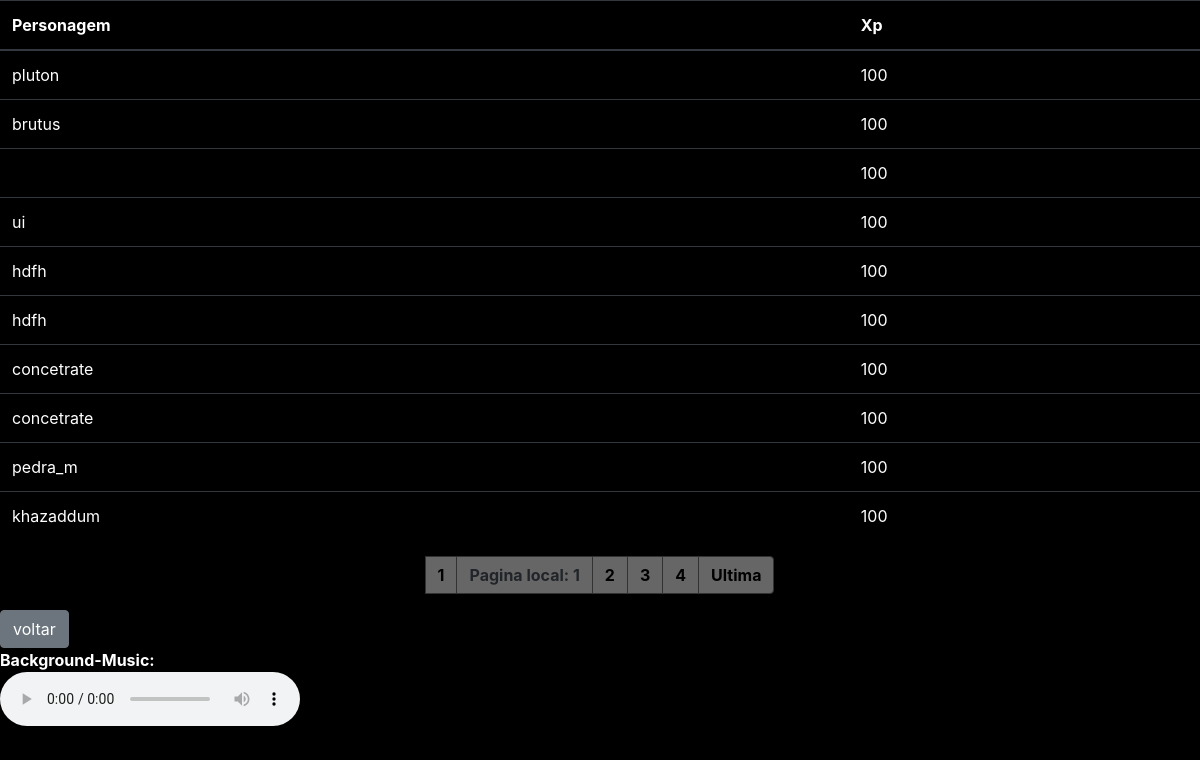
The app's page /menus/static/key_4732.php with its own data.
### tables this page shows
CREATE TABLE IF NOT EXISTS `fichasuno` (
  `ficha_id` bigint(20) UNSIGNED NOT NULL AUTO_INCREMENT,
  `ficha_nome` char(22) DEFAULT NULL,
  `ficha_Race` char(250) DEFAULT NULL,
  `ficha_Class` char(250) DEFAULT NULL,
  `ficha_Sclass` char(250) DEFAULT NULL,
  `ficha_ATK` int(11) DEFAULT NULL,
  `ficha_DEF` int(11) DEFAULT NULL,
  `ficha_PW` int(11) DEFAULT NULL,
  `ficha_HP` int(11) DEFAULT NULL,
  `ficha_MP` int(11) DEFAULT NULL,
  `ficha_hp_MAX` int(11) DEFAULT NULL,
  `ficha_mp_MAX` int(11) DEFAULT NULL,
  `ficha_XP` int(11) DEFAULT NULL,
  `ficha_LV` int(11) DEFAULT NULL,
  `ficha_Const` int(11) DEFAULT NULL,
  `ficha_CHA` int(11) DEFAULT NULL,
  `ficha_Fr` int(11) DEFAULT NULL,
  `ficha_Vel` int(11) DEFAULT NULL,
  `ficha_Int` int(11) DEFAULT NULL,
  `ficha_Sorte` int(11) DEFAULT NULL,
  `ficha_DONO` char(22) DEFAULT NULL,
  PRIMARY KEY (`ficha_id`),
  UNIQUE KEY `ficha_id` (`ficha_id`)
);

### menus/static/key_4732.php (the view, shortened to what this page needs)
<?php
include('../../login-cadastro/db/conexao.php');
?>
<!DOCTYPE html>
<html lang="pt-br">
  <head>
           <link rel="stylesheet" href="../../home/View/css/key_23.css">
           <link rel="stylesheet" href="https://maxcdn.bootstrapcdn.com/bootstrap/4.0.0/css/bootstrap.min.css">
  </head>
  <body>
<div class="container-show">
<table class="table table-dark">
  <thead>
    <tr>
      <th scope="col">Personagem</th>
      <th scope="col">Xp</th>
    </tr>
  </thead>
  <tbody>
  <?php
    $pagina_atual = filter_input(INPUT_GET,'pagina', FILTER_SANITIZE_NUMBER_INT);
    $pagina = (!empty($pagina_atual)) ? $pagina_atual : 1;
    $qnt_result_pg = 10;
    $inicio = ($qnt_result_pg * $pagina) - $qnt_result_pg;
$stmt = $pdo-> prepare( "SELECT * FROM fichasuno  order by ficha_id  desc LIMIT $qnt_result_pg OFFSET $inicio ");
$stmt-> execute();
$result = $stmt-> fetchAll( PDO::FETCH_ASSOC );
foreach($result  as  $value ) {
           echo "<tr>";
          echo "<td scope='row'>".$value['ficha_nome']."</td>";
             echo "<td scope='col'>".$value['ficha_XP']."</td>";
      echo "</tr>";
}
  echo "</tbody>";
echo "</table>";
 $result_pg= $pdo-> prepare( "SELECT COUNT(*) AS num_result FROM fichasuno   order by ficha_id ");
$result_pg-> execute();
$resultado_pg = $result_pg-> fetchAll( PDO::FETCH_ASSOC );
foreach($resultado_pg as   $row_pg ) {
    $quantidade_pg = ceil($row_pg['num_result'] / $qnt_result_pg);
    $max_links = 3;
       echo "<nav aria-label='Page navigation example'>";
        echo "<ul class='pagination justify-content-center'>";
     echo " <a href='key_4732.php?pagina=1'class='page-link' aria-label='Goto page 1'>1</a>";
    echo "<li class='page-item'><a class='page-link' aria-current='page'>Pagina local: ".$pagina." </a></li> ";
    for($pag_dep = $pagina + 1; $pag_dep <= $pagina + $max_links; $pag_dep++){
      if($pag_dep <= $quantidade_pg){
        echo "<li class='page-item'><a class='page-link' href='key_4732.php?pagina=$pag_dep'>$pag_dep</a> ";
      }
    }
    echo "<li class='page-item'><a class='page-link' href='key_4732.php?pagina=$quantidade_pg' class='page-link' aria-label='Goto page 86'>Ultima</a></li>";
      echo "</ul>";
        echo "</nav>";
  }
    ?>
<div class="btn-group" role="group" aria-label="Button group with nested dropdown">
  <a href="key_24.php" > <button type="button" class="btn btn-secondary">voltar </button></a>
</div>
</div>
  <figure>
    <figcaption style="color:white; font-weight: bold ">Background-Music:</figcaption>
    <audio
        controls
        loop
        play
        src="../ost/theme.mp3">
    </audio>
    <br/>
</figure>
  </body>
</html>

### home/View/css/key_23.css (style rules this page uses)
* { margin: 0; padding: 0; background-color:black ; }
html > body > .container-show { background-color: black ; height: auto; }
a.page-link { background-color:#666666; color:black ; font-weight: bold; border:1px solid rgb(50,50,50); }
.btn { background-color:black; color:white; border: 2px solid #666666; }

### records on screen
fichasuno: ficha_nome "pluton", ficha_XP "100"
fichasuno: ficha_nome "brutus", ficha_XP "100"
fichasuno: ficha_XP "100"
fichasuno: ficha_nome "ui", ficha_XP "100"
fichasuno: ficha_nome "hdfh", ficha_XP "100"
fichasuno: ficha_nome "hdfh", ficha_XP "100"
fichasuno: ficha_nome "concetrate", ficha_XP "100"
fichasuno: ficha_nome "concetrate", ficha_XP "100"
fichasuno: ficha_nome "pedra_m", ficha_XP "100"
fichasuno: ficha_nome "khazaddum", ficha_XP "100"
